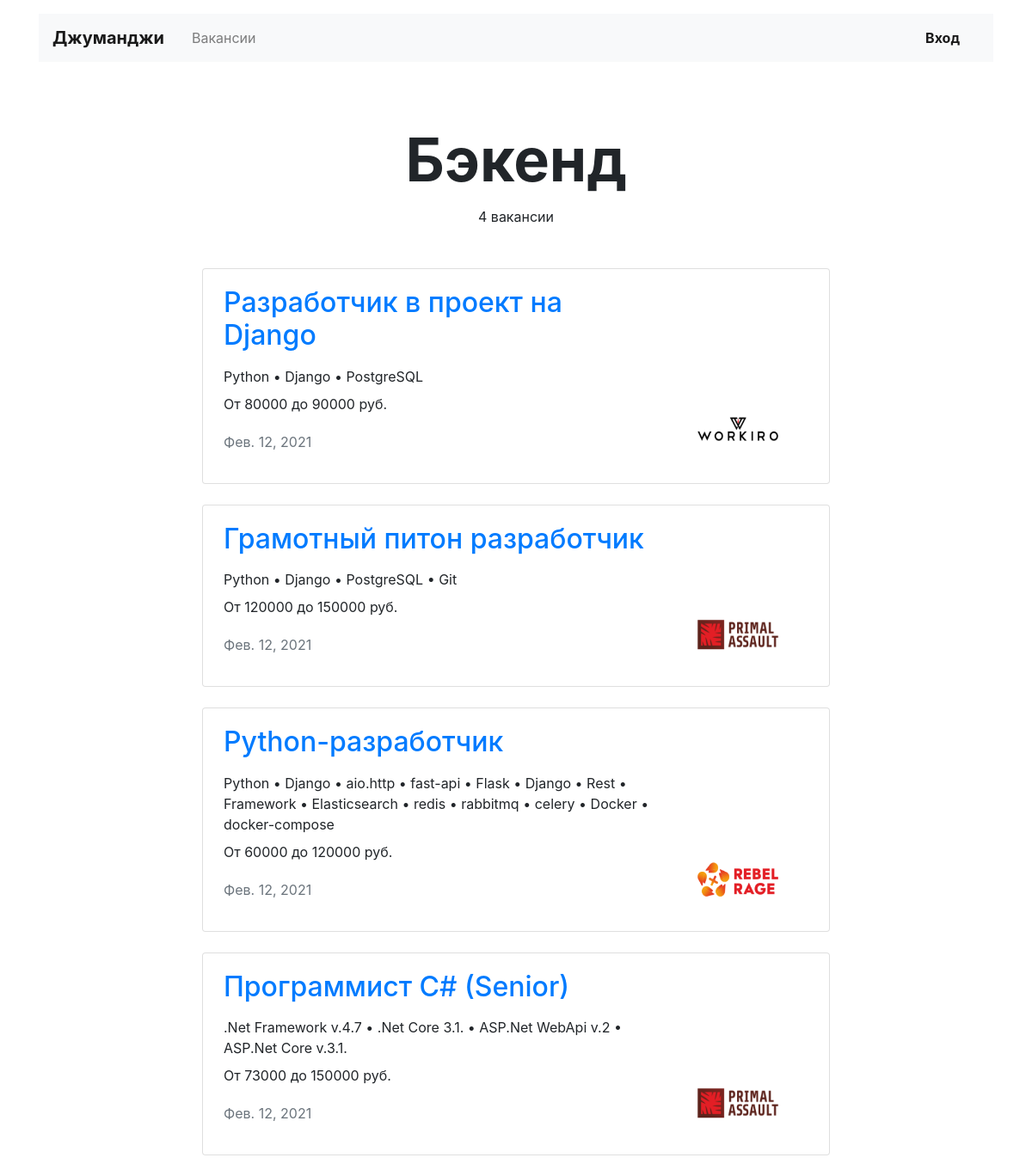
The page /vacancies/cat/backend/ on the database its author committed.
### vacancies/models.py (models this page shows, shortened)
class Specialty(models.Model):
    code = models.CharField(max_length=255, verbose_name='Код')
    title_special = models.CharField(max_length=255, verbose_name='Название')
    picture = models.ImageField(upload_to=MEDIA_SPECIALITY_IMAGE_DIR, verbose_name='Логотипчик')
    class Meta:
        verbose_name = 'Специальность'
        verbose_name_plural = 'Специальности'

class Vacancy(models.Model):
    title = models.CharField(max_length=255, verbose_name='Название вакансии')
    specialty = models.ForeignKey(
        'Specialty',
        verbose_name='Специализация',
        on_delete=models.CASCADE,
        related_name="vacancies",
    )
    company = models.ForeignKey(
        'Company',
        verbose_name='Компания',
        on_delete=models.CASCADE,
        related_name="vacancies",
    )
    skills = models.CharField(max_length=255, verbose_name='Навыки')
    description = models.TextField(verbose_name='Описание')
    salary_min = models.PositiveIntegerField(verbose_name='Зарплата от')
    salary_max = models.PositiveIntegerField(verbose_name='Зарплата до')
    published_date = models.DateField(auto_now_add=True)
    class Meta:
        verbose_name = 'Вакансию'
        verbose_name_plural = 'Вакансии'

class Company(models.Model):
    name = models.CharField(max_length=255, verbose_name='Название')
    location = models.CharField(max_length=255, verbose_name='Город')
    logo = models.ImageField(upload_to=MEDIA_COMPANY_IMAGE_DIR, verbose_name='Логотипчик')
    description = models.TextField(verbose_name='Информация о компании')
    employee_count = models.PositiveIntegerField(verbose_name='Количество сотрудников')
    owner = models.OneToOneField(User, on_delete=models.CASCADE, verbose_name='Владелец', related_name="company")
    class Meta:
        verbose_name = 'Компанию'
        verbose_name_plural = 'Компании'

### vacancies/views/published.py (the view)
# urls.py: path('vacancies/cat/<slug:slug>/', VacanciesSpec.as_view(), name='special'),
class VacanciesSpec(TemplateView):
    template_name = "published/vacancies_po_specialty.html"
    def get_context_data(self, slug, **kwargs):
        context = super(VacanciesSpec, self).get_context_data(**kwargs)
        context['specialty'] = get_object_or_404(Specialty, code=slug)
        context['vacancies'] = Vacancy.objects.select_related('company').filter(specialty=context['specialty'])
        return context

### vacancies/templatetags/ru_pluralize.py (called while the page is built)
@register.filter
def ru_pluralize(value, arg="вакансия,вакансии,вакансий"):
    args = arg.split(",")
    number = abs(int(value))
    arg1 = number % 10
    arg2 = number % 100
    if (arg1 == 1) and (arg2 != 11):
        return args[0]
    elif (arg1 >= 2) and (arg1 <= 4) and ((arg2 < 10) or (arg2 >= 20)):
        return args[1]
    else:
        return args[2]

@register.filter
@stringfilter
def f_replace(stroka, arg1=' • '):
    result = stroka.replace(',', arg1)
    return result

### vacancies/templates/published/vacancies_po_specialty.html (shortened to what this page needs)
{% extends "base.html" %}
{% load ru_pluralize %}
{% block content %}
  <main class="container mt-3">
    <section>
      <h1 class="h1 text-center mx-auto mt-4 pt-5" style="font-size: 70px;"><strong>
          {{ specialty.title_special }}</strong></h1>
      <p class="text-center pt-1">{{ vacancies|length }} {{ vacancies|length|ru_pluralize }}</p>
      <div class="row mt-5">
        <div class="col-12 col-lg-8 offset-lg-2 m-auto">
            {% for vacancy in vacancies %}
          <div class="card mb-4">
            <div class="card-body px-4">
              <div class="row">
                <div class="col-12 col-md-8 col-lg-9">
                  <h2 class="h2 pb-2"><a href="{% url 'vacancy' vacancy.pk %}">{{ vacancy.title }}</a></h2>
                  <p class="mb-2">{{ vacancy.skills|f_replace }}</p>
                  <p>От {{ vacancy.salary_min }} до {{ vacancy.salary_max }} руб.</p>
                  <p class="text-muted pt-1">{{ vacancy.published_date }}</p>
                </div>
                <div class="col-12 col-md-4 col-lg-3 d-flex align-items-end">
                  <a href="{% url 'company' vacancy.company.pk %}"><img src="{{ vacancy.company.logo.url }}" width="130" height="80" alt=""></a>
                </div>
              </div>
            </div>
          </div>
            {% endfor %}
        </div>
      </div>
    </section>
  </main>
{% endblock %}

### rows shown on the page
Specialty: title_special "Бэкенд"
Vacancy: title "Разработчик в проект на Django", skills|f_replace "Python • Django • PostgreSQL", salary_min "80000", salary_max "90000", published_date "Фев. 12, 2021", company.logo (picture)
Vacancy: title "Грамотный питон разработчик", skills|f_replace "Python • Django • PostgreSQL • Git", salary_min "120000", salary_max "150000", published_date "Фев. 12, 2021", company.logo (picture)
Vacancy: title "Python-разработчик", skills|f_replace "Python • Django • aio.http • fast-api • Flask • Django • Rest • Framework • Elasticsearch • redis • rabbitmq • celery • Docker • docker-compose", salary_min "60000", salary_max "120000", published_date "Фев. 12, 2021", company.logo (picture)
Vacancy: title "Программист C# (Senior)", skills|f_replace ".Net Framework v.4.7 • .Net Core 3.1. • ASP.Net WebApi v.2 • ASP.Net Core v.3.1.", salary_min "73000", salary_max "150000", published_date "Фев. 12, 2021", company.logo (picture)

### other values the page prints
{{ vacancies|length }} "4"
{{ vacancies|length|ru_pluralize }} "вакансии"
